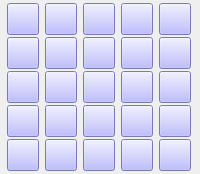
  <widget class="QDockWidget" name="dockWidgetColors">
   <property name="windowTitle">
    <string>Colors</string>
   </property>
   <attribute name="dockWidgetArea">
    <number>2</number>
   </attribute>
   <widget class="QWidget" name="dockWidgetContents_5">
    <layout class="QGridLayout" name="gridLayout">
     <property name="leftMargin">
      <number>3</number>
     </property>
     <property name="topMargin">
      <number>3</number>
     </property>
     <property name="rightMargin">
      <number>3</number>
     </property>
     <property name="bottomMargin">
      <number>3</number>
     </property>
     <property name="spacing">
      <number>2</number>
     </property>
     <item row="0" column="1">
      <widget class="QToolButton" name="toolButton_23">
       <property name="sizePolicy">
        <sizepolicy hsizetype="Fixed" vsizetype="Fixed">
         <horstretch>32</horstretch>
         <verstretch>32</verstretch>
        </sizepolicy>
       </property>
       <property name="minimumSize">
        <size>
         <width>32</width>
         <height>32</height>
        </size>
       </property>
       <property name="autoFillBackground">
        <bool>false</bool>
       </property>
       <property name="styleSheet">
        <string notr="true">background-color: rgb(170, 170, 255);</string>
       </property>
       <property name="text">
        <string/>
       </property>
      </widget>
     </item>
     <item row="4" column="3">
      <widget class="QToolButton" name="toolButton_35">
       <property name="sizePolicy">
        <sizepolicy hsizetype="Fixed" vsizetype="Fixed">
         <horstretch>32</horstretch>
         <verstretch>32</verstretch>
        </sizepolicy>
       </property>
       <property name="minimumSize">
        <size>
         <width>32</width>
         <height>32</height>
        </size>
       </property>
       <property name="autoFillBackground">
        <bool>false</bool>
       </property>
       <property name="styleSheet">
        <string notr="true">background-color: rgb(170, 170, 255);</string>
       </property>
       <property name="text">
        <string/>
       </property>
      </widget>
     </item>
     <item row="4" column="1">
      <widget class="QToolButton" name="toolButton_37">
       <property name="sizePolicy">
        <sizepolicy hsizetype="Fixed" vsizetype="Fixed">
         <horstretch>32</horstretch>
         <verstretch>32</verstretch>
        </sizepolicy>
       </property>
       <property name="minimumSize">
        <size>
         <width>32</width>
         <height>32</height>
        </size>
       </property>
       <property name="autoFillBackground">
        <bool>false</bool>
       </property>
       <property name="styleSheet">
        <string notr="true">background-color: rgb(170, 170, 255);</string>
       </property>
       <property name="text">
        <string/>
       </property>
      </widget>
     </item>
     <item row="4" column="0">
      <widget class="QToolButton" name="toolButton_26">
       <property name="sizePolicy">
        <sizepolicy hsizetype="Fixed" vsizetype="Fixed">
         <horstretch>32</horstretch>
         <verstretch>32</verstretch>
        </sizepolicy>
       </property>
       <property name="minimumSize">
        <size>
         <width>32</width>
         <height>32</height>
        </size>
       </property>
       <property name="autoFillBackground">
        <bool>false</bool>
       </property>
       <property name="styleSheet">
        <string notr="true">background-color: rgb(170, 170, 255);</string>
       </property>
       <property name="text">
        <string/>
       </property>
      </widget>
     </item>
     <item row="1" column="2">
      <widget class="QToolButton" name="toolButton_31">
       <property name="sizePolicy">
        <sizepolicy hsizetype="Fixed" vsizetype="Fixed">
         <horstretch>32</horstretch>
         <verstretch>32</verstretch>
        </sizepolicy>
       </property>
       <property name="minimumSize">
        <size>
         <width>32</width>
         <height>32</height>
        </size>
       </property>
       <property name="autoFillBackground">
        <bool>false</bool>
       </property>
       <property name="styleSheet">
        <string notr="true">background-color: rgb(170, 170, 255);</string>
       </property>
       <property name="text">
        <string/>
       </property>
      </widget>
     </item>
     <item row="3" column="3">
      <widget class="QToolButton" name="toolButton_34">
       <property name="sizePolicy">
        <sizepolicy hsizetype="Fixed" vsizetype="Fixed">
         <horstretch>32</horstretch>
         <verstretch>32</verstretch>
        </sizepolicy>
       </property>
       <property name="minimumSize">
        <size>
         <width>32</width>
         <height>32</height>
        </size>
       </property>
       <property name="autoFillBackground">
        <bool>false</bool>
       </property>
       <property name="styleSheet">
        <string notr="true">background-color: rgb(170, 170, 255);</string>
       </property>
       <property name="text">
        <string/>
       </property>
      </widget>
     </item>
     <item row="3" column="0">
      <widget class="QToolButton" name="toolButton_27">
       <property name="sizePolicy">
        <sizepolicy hsizetype="Fixed" vsizetype="Fixed">
         <horstretch>32</horstretch>
         <verstretch>32</verstretch>
        </sizepolicy>
       </property>
       <property name="minimumSize">
        <size>
         <width>32</width>
         <height>32</height>
        </size>
       </property>
       <property name="autoFillBackground">
        <bool>false</bool>
       </property>
       <property name="styleSheet">
        <string notr="true">background-color: rgb(170, 170, 255);</string>
       </property>
       <property name="text">
        <string/>
       </property>
      </widget>
     </item>
     <item row="4" column="2">
      <widget class="QToolButton" name="toolButton_36">
       <property name="sizePolicy">
        <sizepolicy hsizetype="Fixed" vsizetype="Fixed">
         <horstretch>32</horstretch>
         <verstretch>32</verstretch>
        </sizepolicy>
       </property>
       <property name="minimumSize">
        <size>
         <width>32</width>
         <height>32</height>
        </size>
       </property>
       <property name="autoFillBackground">
        <bool>false</bool>
       </property>
       <property name="styleSheet">
        <string notr="true">background-color: rgb(170, 170, 255);</string>
       </property>
       <property name="text">
        <string/>
       </property>
      </widget>
     </item>
     <item row="2" column="3">
      <widget class="QToolButton" name="toolButton_33">
       <property name="sizePolicy">
        <sizepolicy hsizetype="Fixed" vsizetype="Fixed">
         <horstretch>32</horstretch>
         <verstretch>32</verstretch>
        </sizepolicy>
       </property>
       <property name="minimumSize">
        <size>
         <width>32</width>
         <height>32</height>
        </size>
       </property>
       <property name="autoFillBackground">
        <bool>false</bool>
       </property>
       <property name="styleSheet">
        <string notr="true">background-color: rgb(170, 170, 255);</string>
       </property>
       <property name="text">
        <string/>
       </property>
      </widget>
     </item>
     <item row="1" column="1">
      <widget class="QToolButton" name="toolButton_30">
       <property name="sizePolicy">
        <sizepolicy hsizetype="Fixed" vsizetype="Fixed">
         <horstretch>32</horstretch>
         <verstretch>32</verstretch>
        </sizepolicy>
       </property>
       <property name="minimumSize">
        <size>
         <width>32</width>
         <height>32</height>
        </size>
       </property>
       <property name="autoFillBackground">
        <bool>false</bool>
       </property>
       <property name="styleSheet">
        <string notr="true">background-color: rgb(170, 170, 255);</string>
       </property>
       <property name="text">
        <string/>
       </property>
      </widget>
     </item>
     <item row="2" column="2">
      <widget class="QToolButton" name="toolButton_40">
       <property name="sizePolicy">
        <sizepolicy hsizetype="Fixed" vsizetype="Fixed">
         <horstretch>32</horstretch>
         <verstretch>32</verstretch>
        </sizepolicy>
       </property>
       <property name="minimumSize">
        <size>
         <width>32</width>
         <height>32</height>
        </size>
       </property>
       <property name="autoFillBackground">
        <bool>false</bool>
       </property>
       <property name="styleSheet">
        <string notr="true">background-color: rgb(170, 170, 255);</string>
       </property>
       <property name="text">
        <string/>
       </property>
      </widget>
     </item>
     <item row="2" column="1">
      <widget class="QToolButton" name="toolButton_39">
       <property name="sizePolicy">
        <sizepolicy hsizetype="Fixed" vsizetype="Fixed">
         <horstretch>32</horstretch>
         <verstretch>32</verstretch>
        </sizepolicy>
       </property>
       <property name="minimumSize">
        <size>
         <width>32</width>
         <height>32</height>
        </size>
       </property>
       <property name="autoFillBackground">
        <bool>false</bool>
       </property>
       <property name="styleSheet">
        <string notr="true">background-color: rgb(170, 170, 255);</string>
       </property>
       <property name="text">
        <string/>
       </property>
      </widget>
     </item>
     <item row="0" column="3">
      <widget class="QToolButton" name="toolButton_25">
       <property name="sizePolicy">
        <sizepolicy hsizetype="Fixed" vsizetype="Fixed">
         <horstretch>32</horstretch>
         <verstretch>32</verstretch>
        </sizepolicy>
       </property>
       <property name="minimumSize">
        <size>
         <width>32</width>
         <height>32</height>
        </size>
       </property>
       <property name="autoFillBackground">
        <bool>false</bool>
       </property>
       <property name="styleSheet">
        <string notr="true">background-color: rgb(170, 170, 255);</string>
       </property>
       <property name="text">
        <string/>
       </property>
      </widget>
     </item>
     <item row="0" column="2">
      <widget class="QToolButton" name="toolButton_24">
       <property name="sizePolicy">
        <sizepolicy hsizetype="Fixed" vsizetype="Fixed">
         <horstretch>32</horstretch>
         <verstretch>32</verstretch>
        </sizepolicy>
       </property>
       <property name="minimumSize">
        <size>
         <width>32</width>
         <height>32</height>
        </size>
       </property>
       <property name="autoFillBackground">
        <bool>false</bool>
       </property>
       <property name="styleSheet">
        <string notr="true">background-color: rgb(170, 170, 255);</string>
       </property>
       <property name="text">
        <string/>
       </property>
      </widget>
     </item>
     <item row="1" column="3">
      <widget class="QToolButton" name="toolButton_32">
       <property name="sizePolicy">
        <sizepolicy hsizetype="Fixed" vsizetype="Fixed">
         <horstretch>32</horstretch>
         <verstretch>32</verstretch>
        </sizepolicy>
       </property>
       <property name="minimumSize">
        <size>
         <width>32</width>
         <height>32</height>
        </size>
       </property>
       <property name="autoFillBackground">
        <bool>false</bool>
       </property>
       <property name="styleSheet">
        <string notr="true">background-color: rgb(170, 170, 255);</string>
       </property>
       <property name="text">
        <string/>
       </property>
      </widget>
     </item>
     <item row="3" column="1">
      <widget class="QToolButton" name="toolButton_38">
       <property name="sizePolicy">
        <sizepolicy hsizetype="Fixed" vsizetype="Fixed">
         <horstretch>32</horstretch>
         <verstretch>32</verstretch>
        </sizepolicy>
       </property>
       <property name="minimumSize">
        <size>
         <width>32</width>
         <height>32</height>
        </size>
       </property>
       <property name="autoFillBackground">
        <bool>false</bool>
       </property>
       <property name="styleSheet">
        <string notr="true">background-color: rgb(170, 170, 255);</string>
       </property>
       <property name="text">
        <string/>
       </property>
      </widget>
     </item>
     <item row="0" column="0">
      <widget class="QToolButton" name="toolButton_22">
       <property name="sizePolicy">
        <sizepolicy hsizetype="Fixed" vsizetype="Fixed">
         <horstretch>32</horstretch>
         <verstretch>32</verstretch>
        </sizepolicy>
       </property>
       <property name="minimumSize">
        <size>
         <width>32</width>
         <height>32</height>
        </size>
       </property>
       <property name="autoFillBackground">
        <bool>false</bool>
       </property>
       <property name="styleSheet">
        <string notr="true">background-color: rgb(170, 170, 255);</string>
       </property>
       <property name="text">
        <string/>
       </property>
      </widget>
     </item>
     <item row="2" column="0">
      <widget class="QToolButton" name="toolButton_28">
       <property name="sizePolicy">
        <sizepolicy hsizetype="Fixed" vsizetype="Fixed">
         <horstretch>32</horstretch>
         <verstretch>32</verstretch>
        </sizepolicy>
       </property>
       <property name="minimumSize">
        <size>
         <width>32</width>
         <height>32</height>
        </size>
       </property>
       <property name="autoFillBackground">
        <bool>false</bool>
       </property>
       <property name="styleSheet">
        <string notr="true">background-color: rgb(170, 170, 255);</string>
       </property>
       <property name="text">
        <string/>
       </property>
      </widget>
     </item>
     <item row="1" column="0">
      <widget class="QToolButton" name="toolButton_29">
       <property name="sizePolicy">
        <sizepolicy hsizetype="Fixed" vsizetype="Fixed">
         <horstretch>32</horstretch>
         <verstretch>32</verstretch>
        </sizepolicy>
       </property>
       <property name="minimumSize">
        <size>
         <width>32</width>
         <height>32</height>
        </size>
       </property>
       <property name="autoFillBackground">
        <bool>false</bool>
       </property>
       <property name="styleSheet">
        <string notr="true">background-color: rgb(170, 170, 255);</string>
       </property>
       <property name="text">
        <string/>
       </property>
      </widget>
     </item>
     <item row="3" column="2">
      <widget class="QToolButton" name="toolButton_41">
       <property name="sizePolicy">
        <sizepolicy hsizetype="Fixed" vsizetype="Fixed">
         <horstretch>32</horstretch>
         <verstretch>32</verstretch>
        </sizepolicy>
       </property>
       <property name="minimumSize">
        <size>
         <width>32</width>
         <height>32</height>
        </size>
       </property>
       <property name="autoFillBackground">
        <bool>false</bool>
       </property>
       <property name="styleSheet">
        <string notr="true">background-color: rgb(170, 170, 255);</string>
       </property>
       <property name="text">
        <string/>
       </property>
      </widget>
     </item>
     <item row="0" column="4">
      <widget class="QToolButton" name="toolButton_42">
       <property name="sizePolicy">
        <sizepolicy hsizetype="Fixed" vsizetype="Fixed">
         <horstretch>32</horstretch>
         <verstretch>32</verstretch>
        </sizepolicy>
       </property>
       <property name="minimumSize">
        <size>
         <width>32</width>
         <height>32</height>
        </size>
       </property>
       <property name="autoFillBackground">
        <bool>false</bool>
       </property>
       <property name="styleSheet">
        <string notr="true">background-color: rgb(170, 170, 255);</string>
       </property>
       <property name="text">
        <string/>
       </property>
      </widget>
     </item>
     <item row="1" column="4">
      <widget class="QToolButton" name="toolButton_43">
       <property name="sizePolicy">
        <sizepolicy hsizetype="Fixed" vsizetype="Fixed">
         <horstretch>32</horstretch>
         <verstretch>32</verstretch>
        </sizepolicy>
       </property>
       <property name="minimumSize">
        <size>
         <width>32</width>
         <height>32</height>
        </size>
       </property>
       <property name="autoFillBackground">
        <bool>false</bool>
       </property>
       <property name="styleSheet">
        <string notr="true">background-color: rgb(170, 170, 255);</string>
       </property>
       <property name="text">
        <string/>
       </property>
      </widget>
     </item>
     <item row="2" column="4">
      <widget class="QToolButton" name="toolButton_44">
       <property name="sizePolicy">
        <sizepolicy hsizetype="Fixed" vsizetype="Fixed">
         <horstretch>32</horstretch>
         <verstretch>32</verstretch>
        </sizepolicy>
       </property>
       <property name="minimumSize">
        <size>
         <width>32</width>
         <height>32</height>
        </size>
       </property>
       <property name="autoFillBackground">
        <bool>false</bool>
       </property>
       <property name="styleSheet">
        <string notr="true">background-color: rgb(170, 170, 255);</string>
       </property>
       <property name="text">
        <string/>
       </property>
      </widget>
     </item>
     <item row="3" column="4">
      <widget class="QToolButton" name="toolButton_45">
       <property name="sizePolicy">
        <sizepolicy hsizetype="Fixed" vsizetype="Fixed">
         <horstretch>32</horstretch>
         <verstretch>32</verstretch>
        </sizepolicy>
       </property>
       <property name="minimumSize">
        <size>
         <width>32</width>
         <height>32</height>
        </size>
       </property>
       <property name="autoFillBackground">
        <bool>false</bool>
       </property>
       <property name="styleSheet">
        <string notr="true">background-color: rgb(170, 170, 255);</string>
       </property>
       <property name="text">
        <string/>
       </property>
      </widget>
     </item>
     <item row="4" column="4">
      <widget class="QToolButton" name="toolButton_46">
       <property name="sizePolicy">
        <sizepolicy hsizetype="Fixed" vsizetype="Fixed">
         <horstretch>32</horstretch>
         <verstretch>32</verstretch>
        </sizepolicy>
       </property>
       <property name="minimumSize">
        <size>
         <width>32</width>
         <height>32</height>
        </size>
       </property>
       <property name="autoFillBackground">
        <bool>false</bool>
       </property>
       <property name="styleSheet">
        <string notr="true">background-color: rgb(170, 170, 255);</string>
       </property>
       <property name="text">
        <string/>
       </property>
      </widget>
     </item>
    </layout>
   </widget>
  </widget>
